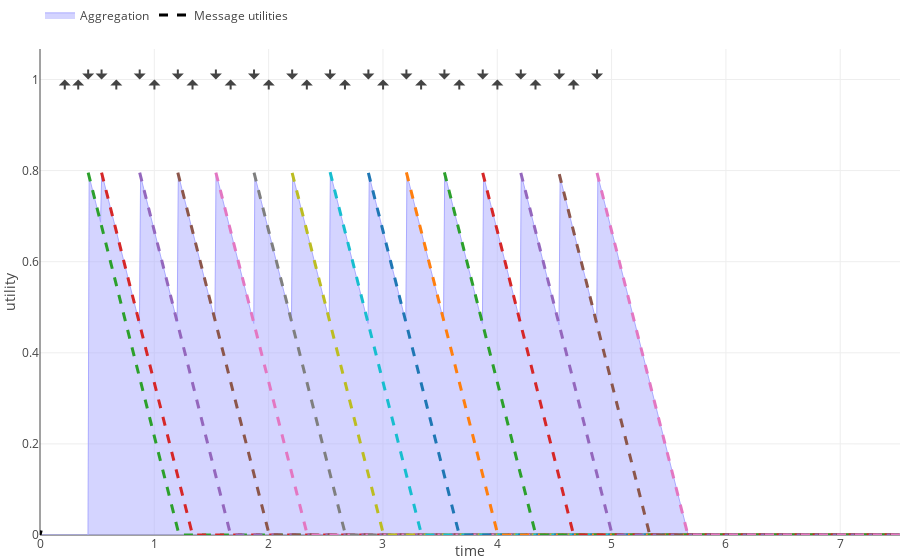

Source (notebook cell):
### Code cell
messages_plots = gen_message_plots(msgs, UtilityBattery())
aggregation_plots = gen_aggregation_plots(msgs, UtilityBattery(), AggregationMax)

plots = [aggregation_plots, messages_plots]
display_plots(plots)

### Figure 1 — Plotly figure (JSON) as saved in the notebook; plotly's stock layout.template omitted (floating-point values rounded to 4 significant figures; data arrays with more than 128 entries replaced by an {"elided": "..."} marker saying what was removed)
{"data": [{"fill": "tozeroy", "line": {"color": "#aaaaff", "dash": "solid", "width": 1}, "name": "Aggregation", "type": "scatter", "uid": "1989dadc-97df-40d3-99ea-1db0e5b8d668", "x": {"elided": "753 float values"}, "y": {"elided": "753 float values"}}, {"line": {"color": "black", "dash": "dash", "width": 3}, "mode": "lines", "name": "Message utilities", "type": "scatter", "uid": "c37ce8dc-714e-48b2-b8c6-32ff61fd38ac", "x": [0, 0.01], "y": [0, 0.01]}, {"line": {"dash": "dash", "width": 3}, "name": "Message 0", "showlegend": false, "type": "scatter", "uid": "2f1e9dca-60ea-4b99-8188-6392f38ef813", "x": {"elided": "711 float values"}, "y": {"elided": "711 float values"}}, {"line": {"dash": "dash", "width": 3}, "name": "Message 1", "showlegend": false, "type": "scatter", "uid": "407af1be-6a6f-4d18-98d7-7008ece95211", "x": {"elided": "699 float values"}, "y": {"elided": "699 float values"}}, {"line": {"dash": "dash", "width": 3}, "name": "Message 2", "showlegend": false, "type": "scatter", "uid": "c54bfdc2-d276-4fb6-ba60-515095ef2364", "x": {"elided": "666 float values"}, "y": {"elided": "666 float values"}}, {"line": {"dash": "dash", "width": 3}, "name": "Message 3", "showlegend": false, "type": "scatter", "uid": "698d7ef4-cb9f-45d7-b564-1c4a19998e3c", "x": {"elided": "632 float values"}, "y": {"elided": "632 float values"}}, {"line": {"dash": "dash", "width": 3}, "name": "Message 4", "showlegend": false, "type": "scatter", "uid": "5b1fc386-c545-462a-99d4-b7e88310d3c4", "x": {"elided": "599 float values"}, "y": {"elided": "599 float values"}}, {"line": {"dash": "dash", "width": 3}, "name": "Message 5", "showlegend": false, "type": "scatter", "uid": "abd91dc8-652f-4afc-91ca-218a321d5d9e", "x": {"elided": "566 float values"}, "y": {"elided": "566 float values"}}, {"line": {"dash": "dash", "width": 3}, "name": "Message 6", "showlegend": false, "type": "scatter", "uid": "d346eea2-1ae0-4a00-9482-47d45a42966b", "x": {"elided": "532 float values"}, "y": {"elided": "532 float values"}}, {"line": {"dash": "dash", "width": 3}, "name": "Message 7", "showlegend": false, "type": "scatter", "uid": "26060b6d-f42d-43e8-b3c4-4e0419561cc1", "x": {"elided": "499 float values"}, "y": {"elided": "499 float values"}}, {"line": {"dash": "dash", "width": 3}, "name": "Message 8", "showlegend": false, "type": "scatter", "uid": "50e35116-78b3-42dd-b0d4-8952166672c6", "x": {"elided": "466 float values"}, "y": {"elided": "466 float values"}}, {"line": {"dash": "dash", "width": 3}, "name": "Message 9", "showlegend": false, "type": "scatter", "uid": "0760f027-fb2b-4230-8e59-ec63e68b2e3f", "x": {"elided": "432 float values"}, "y": {"elided": "432 float values"}}, {"line": {"dash": "dash", "width": 3}, "name": "Message 10", "showlegend": false, "type": "scatter", "uid": "8a31d78b-7958-4c97-9248-94e18a02da4d", "x": {"elided": "399 float values"}, "y": {"elided": "399 float values"}}, {"line": {"dash": "dash", "width": 3}, "name": "Message 11", "showlegend": false, "type": "scatter", "uid": "8976572f-d737-4542-87f8-3a77f09d9eca", "x": {"elided": "365 float values"}, "y": {"elided": "365 float values"}}, {"line": {"dash": "dash", "width": 3}, "name": "Message 12", "showlegend": false, "type": "scatter", "uid": "87f4a9be-2dc8-413e-ad99-24491767fb49", "x": {"elided": "332 float values"}, "y": {"elided": "332 float values"}}, {"line": {"dash": "dash", "width": 3}, "name": "Message 13", "showlegend": false, "type": "scatter", "uid": "d3390521-a605-4137-93d4-a4956267f446", "x": {"elided": "299 float values"}, "y": {"elided": "299 float values"}}, {"line": {"dash": "dash", "width": 3}, "name": "Message 14", "showlegend": false, "type": "scatter", "uid": "a3c8d4ca-caf5-478b-9f77-a0d0aaad1b11", "x": {"elided": "266 float values"}, "y": {"elided": "266 float values"}}], "layout": {"annotations": [{"ax": 0, "ay": 20, "showarrow": true, "text": " ", "x": 0.2167, "y": 1}, {"ax": 0, "ay": 20, "showarrow": true, "text": " ", "x": 0.3343, "y": 1}, {"ax": 0, "ay": 20, "showarrow": true, "text": " ", "x": 0.6676, "y": 1}, {"ax": 0, "ay": 20, "showarrow": true, "text": " ", "x": 1.001, "y": 1}, {"ax": 0, "ay": 20, "showarrow": true, "text": " ", "x": 1.334, "y": 1}, {"ax": 0, "ay": 20, "showarrow": true, "text": " ", "x": 1.668, "y": 1}, {"ax": 0, "ay": 20, "showarrow": true, "text": " ", "x": 2.001, "y": 1}, {"ax": 0, "ay": 20, "showarrow": true, "text": " ", "x": 2.334, "y": 1}, {"ax": 0, "ay": 20, "showarrow": true, "text": " ", "x": 2.668, "y": 1}, {"ax": 0, "ay": 20, "showarrow": true, "text": " ", "x": 3.001, "y": 1}, {"ax": 0, "ay": 20, "showarrow": true, "text": " ", "x": 3.334, "y": 1}, {"ax": 0, "ay": 20, "showarrow": true, "text": " ", "x": 3.668, "y": 1}, {"ax": 0, "ay": 20, "showarrow": true, "text": " ", "x": 4.001, "y": 1}, {"ax": 0, "ay": 20, "showarrow": true, "text": " ", "x": 4.334, "y": 1}, {"ax": 0, "ay": 20, "showarrow": true, "text": " ", "x": 4.668, "y": 1}, {"ax": 0, "ay": -20, "showarrow": true, "text": " ", "x": 0.4214, "y": 1}, {"ax": 0, "ay": -20, "showarrow": true, "text": " ", "x": 0.5386, "y": 1}, {"ax": 0, "ay": -20, "showarrow": true, "text": " ", "x": 0.8721, "y": 1}, {"ax": 0, "ay": -20, "showarrow": true, "text": " ", "x": 1.206, "y": 1}, {"ax": 0, "ay": -20, "showarrow": true, "text": " ", "x": 1.538, "y": 1}, {"ax": 0, "ay": -20, "showarrow": true, "text": " ", "x": 1.872, "y": 1}, {"ax": 0, "ay": -20, "showarrow": true, "text": " ", "x": 2.206, "y": 1}, {"ax": 0, "ay": -20, "showarrow": true, "text": " ", "x": 2.538, "y": 1}, {"ax": 0, "ay": -20, "showarrow": true, "text": " ", "x": 2.873, "y": 1}, {"ax": 0, "ay": -20, "showarrow": true, "text": " ", "x": 3.205, "y": 1}, {"ax": 0, "ay": -20, "showarrow": true, "text": " ", "x": 3.537, "y": 1}, {"ax": 0, "ay": -20, "showarrow": true, "text": " ", "x": 3.873, "y": 1}, {"ax": 0, "ay": -20, "showarrow": true, "text": " ", "x": 4.206, "y": 1}, {"ax": 0, "ay": -20, "showarrow": true, "text": " ", "x": 4.542, "y": 1}, {"ax": 0, "ay": -20, "showarrow": true, "text": " ", "x": 4.873, "y": 1}], "legend": {"bgcolor": "rgba(0, 0, 0, 0)", "orientation": "h", "x": 0, "y": 1.1}, "margin": {"b": 25, "l": 40, "pad": 0, "r": 0, "t": 10}, "xaxis": {"range": [0, 7.523], "title": "time"}, "yaxis": {"rangemode": "tozero", "title": "utility"}}}
